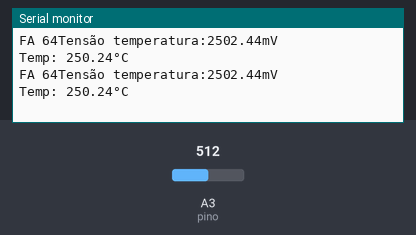
Bench run of a sketch on a simulated Arduino Uno, built with avr-gcc and run on an emulated ATmega328P. On the bench: the last lines printed to the serial monitor. The inputs (shaded band) are chosen by the test bench; at power-on: A3 (pino) = 512.

Above: at 1.2 s.
1.3 s: A3 (pino) set to 716
At 2.8 s:
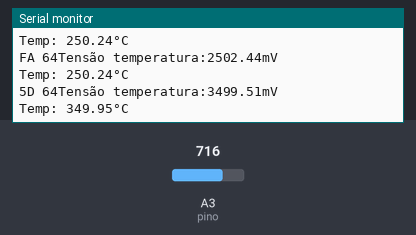
4.3 s: A3 (pino) set to 900
At 5.4 s:
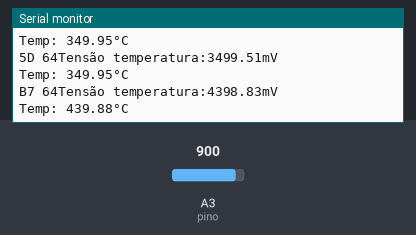
7.3 s: A3 (pino) set to 1023
At 8.8 s:
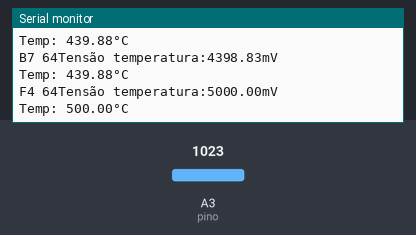
10.3 s: A3 (pino) set to 306
At 11.6 s:
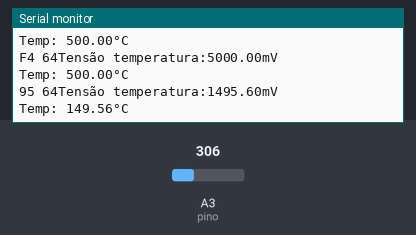
Timing chart, 0 to 13.3 s (numbered marks = the images above; inputs shaded):
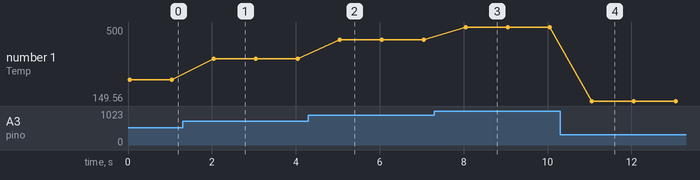

Measured:
- after the input at 1.3 s, the serial monitor: prints a new line after 0.70 s (image 1)
- after the input at 4.3 s, the serial monitor: prints a new line after 0.71 s (image 2)
- after the input at 7.3 s, the serial monitor: prints a new line after 0.71 s (image 3)
- after the input at 10.3 s, the serial monitor: prints a new line after 0.72 s (image 4)
- plotted number 1: 250.24 → 349.95 after the input at 1.3 s, 349.95 → 439.88 after the input at 4.3 s, 439.88 → 500 after the input at 7.3 s, 500 → 149.56 after the input at 10.3 s

The sketch:

Sensor_Temp.ino
```cpp
#define pino A3


void setup() {
Serial.begin(9600);  // put your setup code here, to run once:

}

void loop() {
  static uint8_t mydata[3] = "";
  float temp;
  float voltage;
  temp = ((analogRead(pino)*(5.0/1023))/0.01);

    mydata[0] = temp;
    mydata[1] = 100;
    Serial.print(mydata[0],HEX);
    Serial.print(" ");
     Serial.print(mydata[1],HEX);

 voltage =  analogRead(pino)* (5.0 / 1023) * 1000;
 Serial.print("Tensão temperatura:"); Serial.print(voltage);Serial.println("mV");
    Serial.print("Temp: ");
    Serial.print(temp);
    Serial.println("°C");


  delay(1000);
}
```
